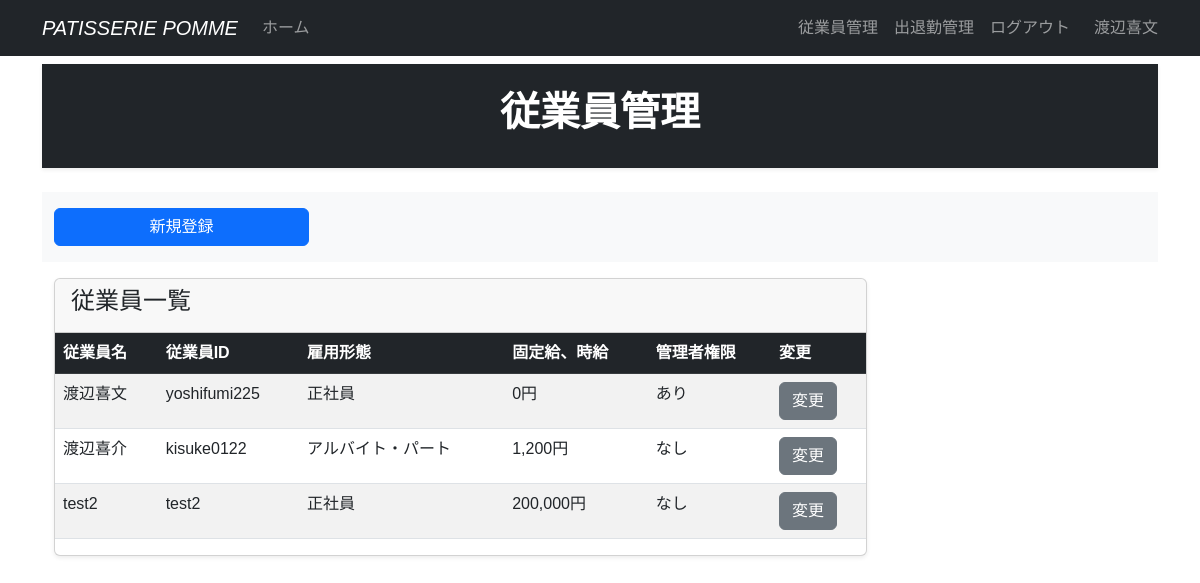
/user_maintenance (signed in), run on the app's committed database.
### time_project/models.py (models this page shows, shortened)
class User(db.Model, UserMixin):
    __tablename__ = 'users'
    id = db.Column(db.Integer, primary_key=True)
    username = db.Column(db.String(64))
    users_id = db.Column(db.String(64),unique=True, nullable=False)
    employment_type = db.Column(db.String(10), nullable=False,default='parttime')
    hourly_wage = db.Column(db.Integer,nullable=True)
    fixed_wage = db.Column(db.Integer,nullable=True)
    password_hash = db.Column(db.String(128))
    administrator = db.Column(db.String(1))
    Timepage_records = db.relationship('Timepage',backref ='user',lazy='dynamic',cascade='all, delete-orphan')
    @property
    def password(self):
        raise ArithmeticError('password is not a readable attribute')
    @property
    def employment_display(self):
        if self.employment_type == "fulltime":
            return "正社員"
        elif self.employment_type == "parttime":
            return "アルバイト・パート"
        else:
            return "未設定"
    @property
    def wage_display(self):
        if self.employment_type == "fulltime":
            return f"{self.fixed_wage:,}円"
        elif self.employment_type == "parttime":
            return f"{self.hourly_wage:,}円"
        else:
            return "未設定"

### time_project/main/views.py (the view)
@main.route('/user_maintenance')
@login_required
def user_maintenance():
    page = request.args.get('page',1,type = int)
    users = User.query.order_by(User.id).paginate(page=page)
    return render_template('user_maintenance.html',users=users)

### time_project/__init__.py (called while the page is built)
@event.listens_for(Engine,"connect")
def set_sqlite_pragma(dbapi_connection, connection_record):
    cursor = dbapi_connection.cursor()
    cursor.execute("PRAGMA foreign_keys=ON")
    cursor.close()

### time_project/models.py (called while the page is built)
@login_manager.user_loader
def load_user(user_id):
    return User.query.get(user_id)

### time_project/templates/user_maintenance.html
{% extends "base.html" %}
{% block content %}
    <header class="bg-dark py-4 mb-4 shadow-sm text-white">
        <div class="container text-center">
            <h1 class="fw-bold">従業員管理</h1>
        </div>
    </header>
    <section id="menu">
        <div class="container my-3 py-3 bg-light">
            <div class="row">
                <div class="col-md-3">
                    <a href="{{url_for('main.user_register')}}" class="btn btn-primary w-100">
                        新規登録
                    </a>
                </div>
            </div>
        </div>
    </section>
    <section id="list">
        <div class="container my-3">
            <div class="row">
                <div class="col-md-9">
                    <div class="card shadow-sm">
                        <div class="card-header">
                            <h4>従業員一覧</h4>
                        </div>
                        <div class="table-responsive">
                            <table class="table table-striped text-nowrap">
                                <thead class="table-dark">
                                    <tr>
                                        <th>従業員名</th>
                                        <th>従業員ID</th>
                                        <th>雇用形態</th>
                                        <th>固定給、時給</th>
                                        <th>管理者権限</th>
                                        <th>変更</th>
                                    </tr>
                                </thead>
                                <tbody>
                                    {% for user in users.items %}
                                    <tr>
                                        <td>{{ user.username }}</td>
                                        <td>{{ user.users_id }}</td>
                                        <td>{{ user.employment_display}}</td>
                                        <td>{{ user.wage_display}}</td>
                                        <td>{{ 'あり' if user.administrator == "1" else 'なし' }}</td>
                                        <td>
                                            <a href="{{ url_for('main.user_account',user_id=user.id)}}" class="btn btn-secondary">
                                            変更
                                        </a>
                                    </td>
                                    </tr>
                                    {% endfor %}
                                </tbody>
                            </table>
                        </div>
                    </div>
                </div>
            </div>
        </div>
    </section>
{% endblock %}

### time_project/templates/base.html (shortened to what this page needs)
<!DOCTYPE html>
<html lang="ja">
<head>
    <link href="https://cdn.jsdelivr.net/npm/bootstrap@5.3.0/dist/css/bootstrap.min.css" rel="stylesheet">
</head>
<body>
    <nav class="navbar navbar-expand-lg navbar-dark bg-dark fixed-top">
        <div class="container">
            <a class="navbar-brand fst-italic" href="{{url_for('main.index')}}">PATISSERIE POMME</a>
            <div class="collapse navbar-collapse" id="navbarNav">
                <ul class="navbar-nav me-auto">
                    <li class="nav-item">
                        <a class="nav-link" href="{{url_for('main.index')}}">ホーム</a>
                    </li>
                </ul>
                <ul class="navbar-nav">
                    {% if current_user.is_authenticated%}
                        <li class="nav-item">
                            <a class="nav-link" href="{{url_for('main.user_maintenance')}}">従業員管理</a>
                        </li>
                        <li class="nav-item">
                            <a class="nav-link" href="{{url_for('main.work_timepage')}}">出退勤管理</a>
                        </li>
                        <li class="nav-item">
                            <a class="nav-link" href="{{url_for('main.logout')}}">ログアウト</a>
                        </li>
                        <span class="navbar-text ms-3">
                            {{ current_user.username | truncate(10)}}
                        </span>
                    {% else %}
                        <li class="nav-item">
                            <a class="nav-link" href="{{url_for('main.login')}}">ログイン</a>
                        </li>
                    {% endif%}
                </ul>
            </div>
        </div>
    </nav>
         {% from "_formhelpers.html" import render_field %}
        <div class="container" style="padding-top: 4rem; padding-bottom: 4rem;">
          {% block content %}
          {% endblock %}
    </div>
</body>
</html>

### time_project/templates/base.html (style rules this page uses)
body { font-family: 'Noto Sans JP', sans-serif; }

### data on the page
User: username "渡辺喜文", users_id "yoshifumi225", employment_display "正社員", wage_display "0円", administrator "あり"
User: username "渡辺喜介", users_id "kisuke0122", employment_display "アルバイト・パート", wage_display "1,200円", administrator "なし"
User: username "test2", users_id "test2", employment_display "正社員", wage_display "200,000円", administrator "なし"
